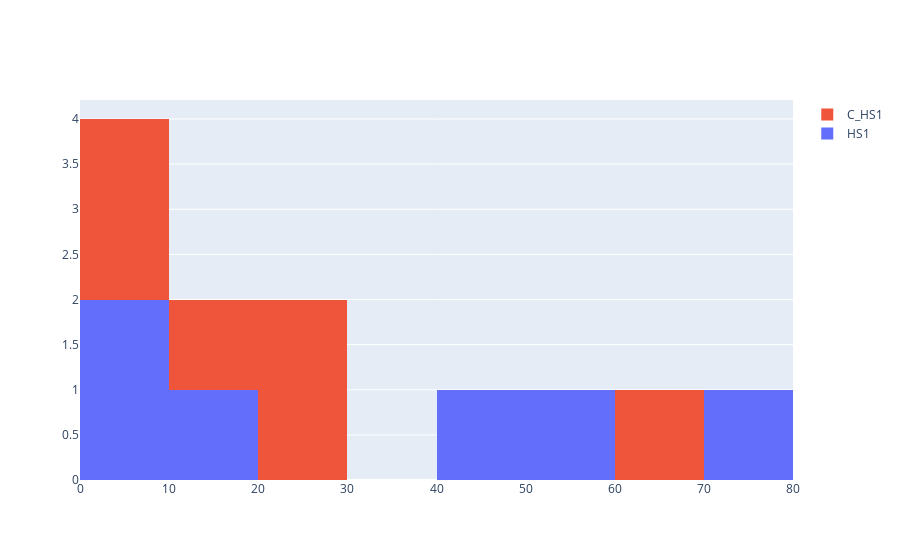

The cell this chart's notebook holds for it:
### Code cell
# initialize a plotly histogram
fig = go.Figure()
fig.add_trace(go.Histogram(x=fingerpad_df['HS1'].values, name = fingerpad_df['HS1'].name, nbinsx=10))
fig.add_trace(go.Histogram(x=fingerpad_df['C_HS1'].values, name = fingerpad_df['C_HS1'].name))

fig.update_layout(barmode='stack')
fig.show()

### Figure 1 — Plotly figure (JSON) as saved in the notebook; plotly's stock layout.template omitted (floating-point values rounded to 4 significant figures)
{"data": [{"name": "HS1", "nbinsx": 10, "type": "histogram", "x": [42, 79, 3, 6, 19.5, 57]}, {"name": "C_HS1", "type": "histogram", "x": [26, 6, 7, 12, 22.5, 62]}], "layout": {"barmode": "stack"}}
